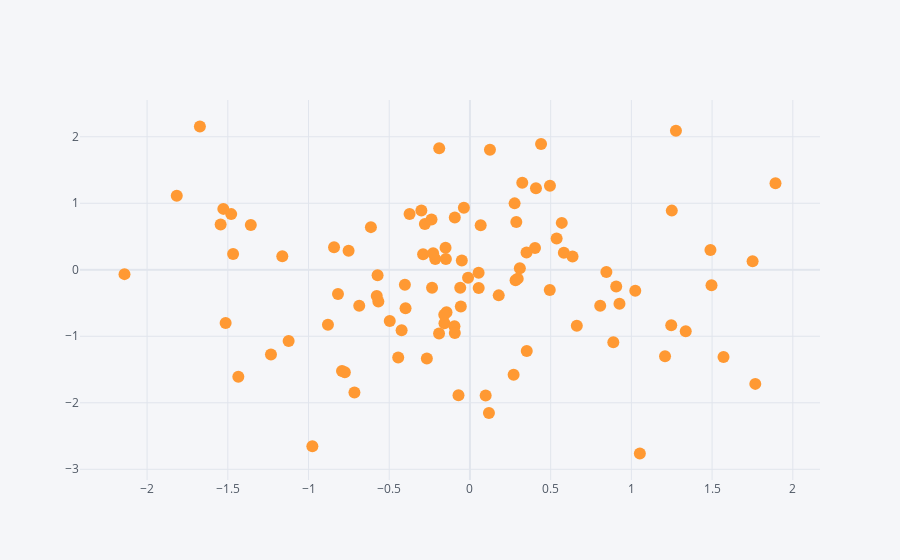

The cell this chart's notebook holds for it:
### Code cell
dataframe.iplot(kind='scatter',x='a',y='b',mode='markers')
